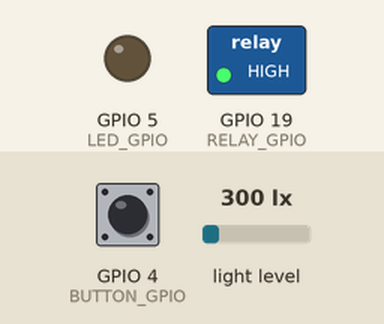
The program below on a simulated ESP32. Shown: switched loads named in the program (green lamp = pin HIGH), output pins drawn as LEDs (lit = HIGH). Dashed ring = blinking. The inputs (shaded band) are chosen by the test bench; at power-on: GPIO 4 (BUTTON_GPIO) HIGH, light level 300 lx. EEPROM starts erased; what the program prints to the serial monitor is not drawn.

Above: at 1.9 s.
2.0 s: GPIO 4 (BUTTON_GPIO) pulled LOW for 3.2 s
At 9.6 s:
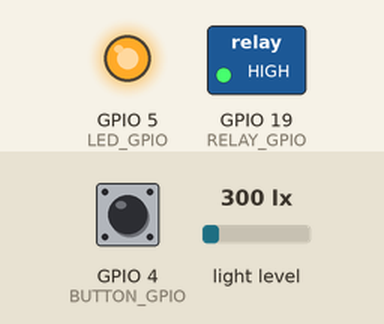
9.7 s: GPIO 4 (BUTTON_GPIO) pulled LOW for 0.15 s
At 10.21 s:
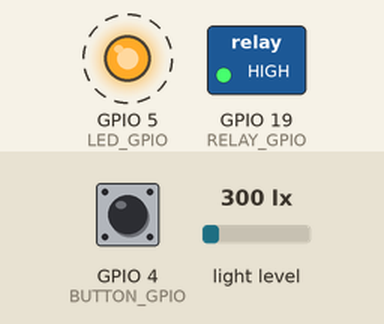
13.2 s: GPIO 4 (BUTTON_GPIO) pulsed LOW 2 times (0.12 s each, 0.3 s apart)
At 14.5 s:
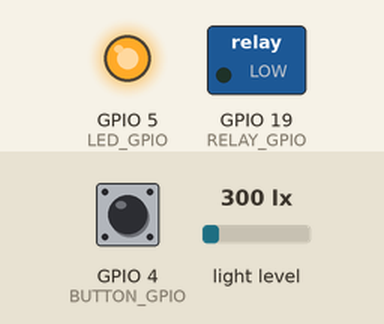
15.3 s: light level set to 40 lx
21.7 s: light level set to 500 lx
28.1 s: light level set to 330 lx
34.5 s: light level set to 267 lx
Timing chart, 0 to 37.0 s (numbered marks = the images above; inputs shaded):
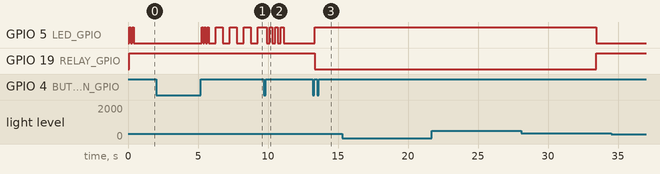

Measured:
- after the input at 2.0 s, GPIO 5 (LED_GPIO): LOW → HIGH after 3.3 s, → LOW 0.10 s later, → HIGH 0.10 s later, → LOW 0.10 s later, … (13 changes in this stretch)
- after the input at 9.7 s, GPIO 5 (LED_GPIO): alternates HIGH for 0.20 s and LOW for 0.20 s, 7 changes in all, then stays LOW, starting after 0.20 s
- after the input at 13.2 s, GPIO 5 (LED_GPIO): LOW → HIGH after 0.12 s; GPIO 19 (RELAY_GPIO): HIGH → LOW after 0.12 s
- after the input at 15.3 s, every drawn part: stays the same
- after the input at 21.7 s, every drawn part: stays the same
- after the input at 34.5 s, every drawn part: stays the same

The program:

main.cpp
```cpp
#include <Arduino.h>
#include <Wire.h>
#include <Adafruit_VEML7700.h>
#include <Preferences.h>
#include "soc/rtc_cntl_reg.h"
#include "soc/soc.h"

// ---------------- Hardware configuration ----------------
static constexpr gpio_num_t RELAY_GPIO = GPIO_NUM_19;
static constexpr gpio_num_t BUTTON_GPIO = GPIO_NUM_4;
static constexpr gpio_num_t LED_GPIO = GPIO_NUM_5;
static constexpr bool RELAY_ACTIVE_HIGH = false;

// Light sensor (VEML7700 over I2C)
Adafruit_VEML7700 veml;

// NVS storage
Preferences preferences;

// ---------------- Behavior configuration ----------------
static constexpr float DEFAULT_LIGHT_THRESHOLD_LUX = 100.0f;
static constexpr unsigned long VALVE_OPEN_TIME_MS = 2000;

// Button timing
static constexpr unsigned long LONG_PRESS_DURATION_MS = 3000;  // 3 seconds to enter calibration
static constexpr unsigned long SHORT_PRESS_MAX_MS = 500;       // Under 0.5s = toggle
static constexpr unsigned long DEBOUNCE_DELAY_MS = 50;

// Day cycle configuration
static constexpr unsigned long DAY_CYCLE_MS = 20UL * 60UL * 60UL * 1000UL;  // 20 hours = 1 "day"
static constexpr unsigned long SENSOR_CHECK_INTERVAL_MS = 10000;  // Check sensor every 10 seconds

// RTC memory to persist data during deep sleep
RTC_DATA_ATTR bool triggeredToday = false;
RTC_DATA_ATTR bool manualMode = false;

// Sensor monitoring timing
unsigned long lastSensorCheck = 0;
unsigned long dayStartTime = 0;

// ---------------- Forward declarations ----------------
void setRelay(bool on);
void setLED(bool on);
float readLuxAveraged(uint8_t samples = 5);
float getThreshold();
void saveThreshold(float threshold);
void handleButton();
void calibrationMode();
void blinkLED(int times, int onTime, int offTime);
void waitForButtonRelease();

// ---------------- Helper functions ----------------
void setRelay(bool on) {
  pinMode(RELAY_GPIO, OUTPUT);
  digitalWrite(RELAY_GPIO, (RELAY_ACTIVE_HIGH ? on : !on));
}

void setLED(bool on) {
  pinMode(LED_GPIO, OUTPUT);
  digitalWrite(LED_GPIO, on ? HIGH : LOW);
}

float readLuxAveraged(uint8_t samples) {
  float sum = 0.0f;
  for (uint8_t i = 0; i < samples; ++i) {
    sum += veml.readLux();
    delay(20);
  }
  return sum / samples;
}

float getThreshold() {
  preferences.begin("solar-valve", true);
  float threshold = preferences.getFloat("threshold", DEFAULT_LIGHT_THRESHOLD_LUX);
  preferences.end();
  return threshold;
}

void saveThreshold(float threshold) {
  preferences.begin("solar-valve", false);
  preferences.putFloat("threshold", threshold);
  preferences.end();
  Serial.print("✓ Threshold saved: ");
  Serial.print(threshold, 1);
  Serial.println(" lux");
}

void blinkLED(int times, int onTime, int offTime) {
  for (int i = 0; i < times; i++) {
    setLED(true);
    delay(onTime);
    setLED(false);
    if (i < times - 1) delay(offTime);
  }
}

void waitForButtonRelease() {
  while (digitalRead(BUTTON_GPIO) == LOW) {
    delay(10);
  }
  delay(DEBOUNCE_DELAY_MS);
}

void calibrationMode() {
  Serial.println("\n--- CALIBRATION MODE ---");
  Serial.println("Press button to save current light level");

  unsigned long lastBlink = 0;
  bool ledState = false;

  while (true) {
    // Slow blinking (500ms on, 500ms off)
    if (millis() - lastBlink > 500) {
      ledState = !ledState;
      setLED(ledState);
      lastBlink = millis();
    }

    // Check for button press
    if (digitalRead(BUTTON_GPIO) == LOW) {
      delay(DEBOUNCE_DELAY_MS);
      waitForButtonRelease();
      setLED(false);

      // Read and save current light level
      float currentLux = readLuxAveraged(10);
      saveThreshold(currentLux);

      // Confirmation: 3 quick blinks
      blinkLED(3, 200, 200);
      Serial.println("✓ Calibration complete\n");
      break;
    }

    delay(10);
  }

  setLED(false);
}

void handleButton() {
  if (digitalRead(BUTTON_GPIO) == LOW) {
    delay(DEBOUNCE_DELAY_MS);
    unsigned long pressStart = millis();

    // Wait while button is held down
    while (digitalRead(BUTTON_GPIO) == LOW) {
      unsigned long pressDuration = millis() - pressStart;

      // Long press (3 seconds) - enter calibration mode
      if (pressDuration >= LONG_PRESS_DURATION_MS) {
        waitForButtonRelease();
        blinkLED(3, 100, 100);
        delay(500);

        calibrationMode();
        // Reset sensor check timing after calibration
        lastSensorCheck = millis();
        return;
      }

      delay(10);
    }

    // Button released - check if it was a short press
    unsigned long pressDuration = millis() - pressStart;

    if (pressDuration < SHORT_PRESS_MAX_MS) {
      // Short press - toggle relay
      manualMode = !manualMode;
      setRelay(manualMode);
      setLED(manualMode);
      Serial.print("✓ Manual override - Relay ");
      Serial.println(manualMode ? "ON" : "OFF");
      delay(500);
    }
  }
}

// ---------------- Arduino lifecycle ----------------
void setup() {
  WRITE_PERI_REG(RTC_CNTL_BROWN_OUT_REG, 0);

  Serial.begin(115200);
  // Don't wait for Serial - allow operation without USB
  delay(100);
  Serial.println("\n=== Solar Valve Controller ===");

  // Setup pins FIRST before any other operations
  pinMode(BUTTON_GPIO, INPUT_PULLUP);
  pinMode(LED_GPIO, OUTPUT);
  pinMode(RELAY_GPIO, OUTPUT);
  setLED(false);
  setRelay(false);

  // Startup confirmation blink (works on battery to show device is running)
  for (int i = 0; i < 2; i++) {
    setLED(true);
    delay(100);
    setLED(false);
    delay(100);
  }

  // Initialize light sensor
  Wire.begin();
  if (!veml.begin()) {
    Serial.println("✗ Sensor error");
    blinkLED(5, 100, 100);
    // Sensor required for operation; halt here
    while (true) {
      delay(1000);
    }
  }

  veml.setGain(VEML7700_GAIN_1_8);
  veml.setIntegrationTime(VEML7700_IT_100MS);
  veml.powerSaveEnable(false);
  delay(200);

  // Check for button press at startup
  handleButton();

  // Initialize timing for continuous monitoring
  dayStartTime = millis();
  lastSensorCheck = millis();

  Serial.println("Starting continuous monitoring mode");
  Serial.println("Day cycle: 20 hours | Check interval: 10 seconds\\n");
}

void loop() {
  // Check if a new "day" has started (60 second cycle)
  if (millis() - dayStartTime >= DAY_CYCLE_MS) {
    triggeredToday = false;  // Reset flag for new day
    dayStartTime = millis();
    Serial.println("\n=== NEW DAY CYCLE (60s) - Flag reset ===");
    Serial.println();
  }

  // Check sensor every 10 seconds
  if (millis() - lastSensorCheck >= SENSOR_CHECK_INTERVAL_MS) {
    lastSensorCheck = millis();

    float currentLux = readLuxAveraged(5);
    float threshold = getThreshold();

    // Display current status
    Serial.print("[Check] Light: ");
    Serial.print(currentLux, 1);
    Serial.print(" lux | Threshold: ");
    Serial.print(threshold, 1);
    Serial.print(" lux | Flag: ");
    Serial.println(triggeredToday ? "TRIGGERED" : "READY");

    // Check if conditions are met to trigger relay
    if (currentLux >= threshold && !triggeredToday) {
      Serial.println(">>> Threshold exceeded & flag ready - ACTIVATING RELAY <<<");

      setRelay(true);
      blinkLED(1, 200, 0);
      setLED(true);
      delay(VALVE_OPEN_TIME_MS);
      setRelay(false);
      setLED(false);
      triggeredToday = true;

      Serial.println("✓ Relay activated (2s) - Flag set\n");
    } else if (currentLux >= threshold && triggeredToday) {
      Serial.println(">>> Threshold exceeded but already triggered today\n");
    } else {
      Serial.println(">>> Below threshold - No action\n");
    }
  }

  // Check for button presses
  handleButton();

  delay(100);
}
```
